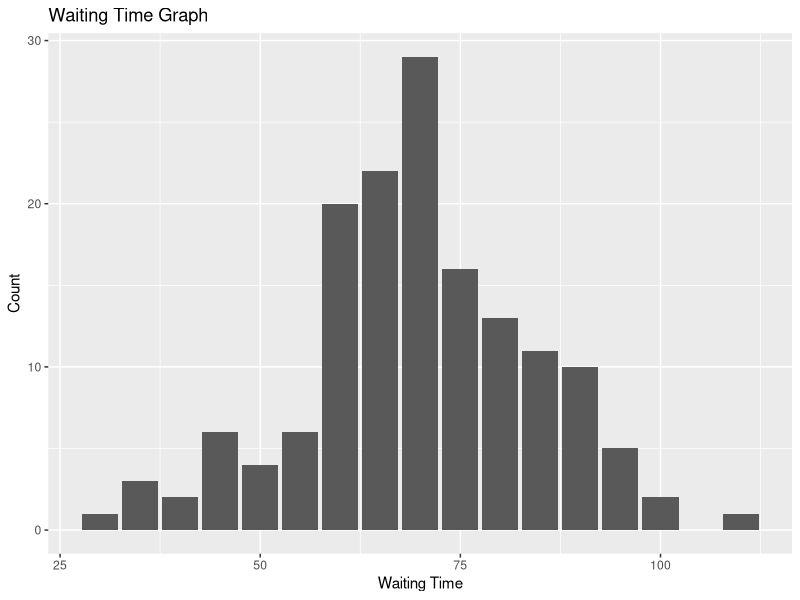
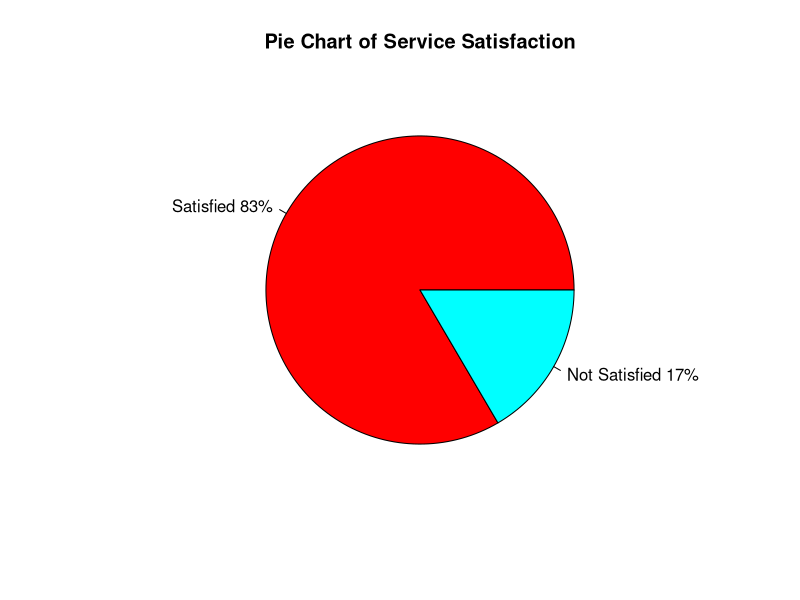
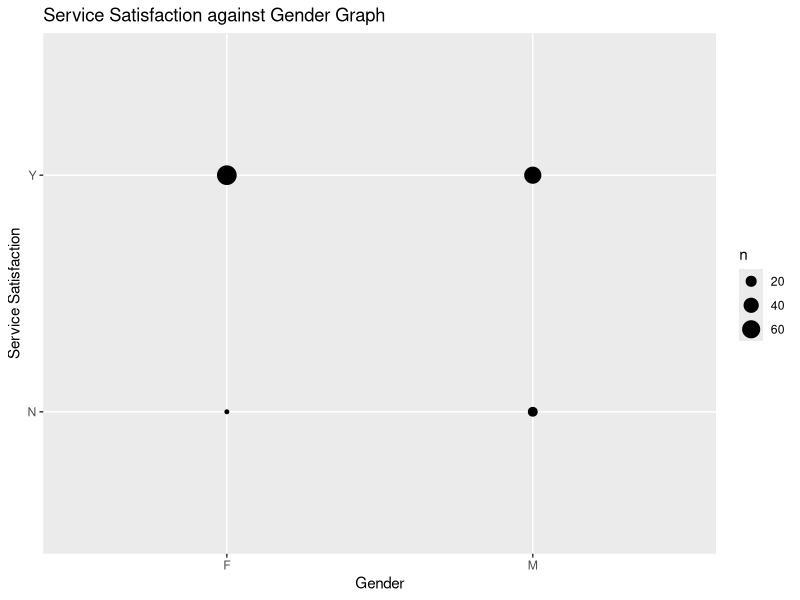
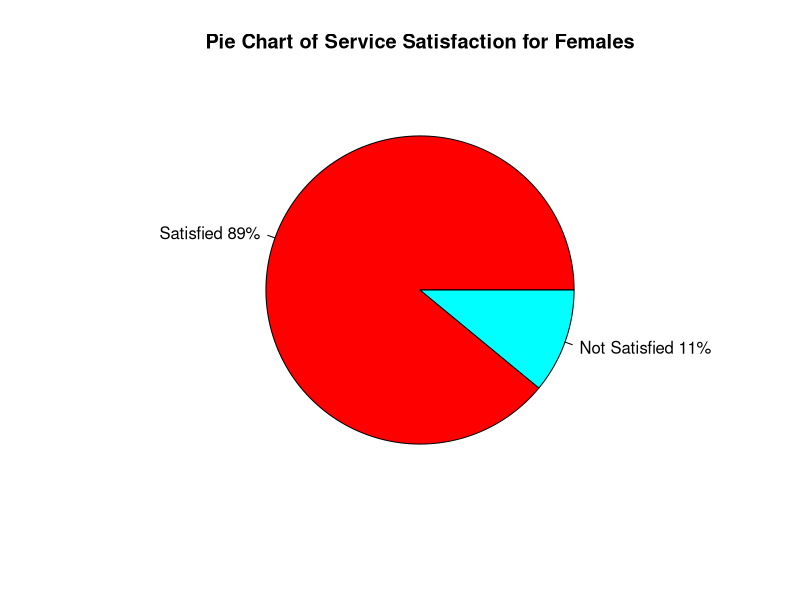
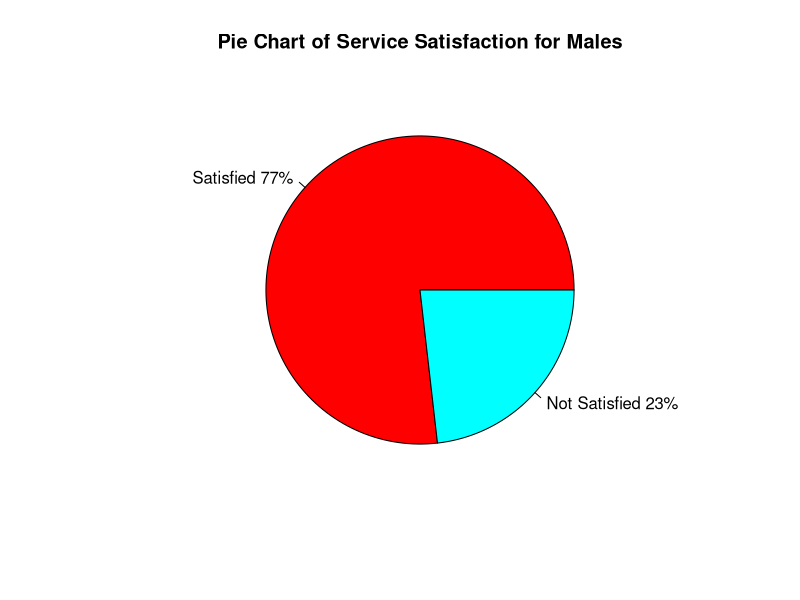
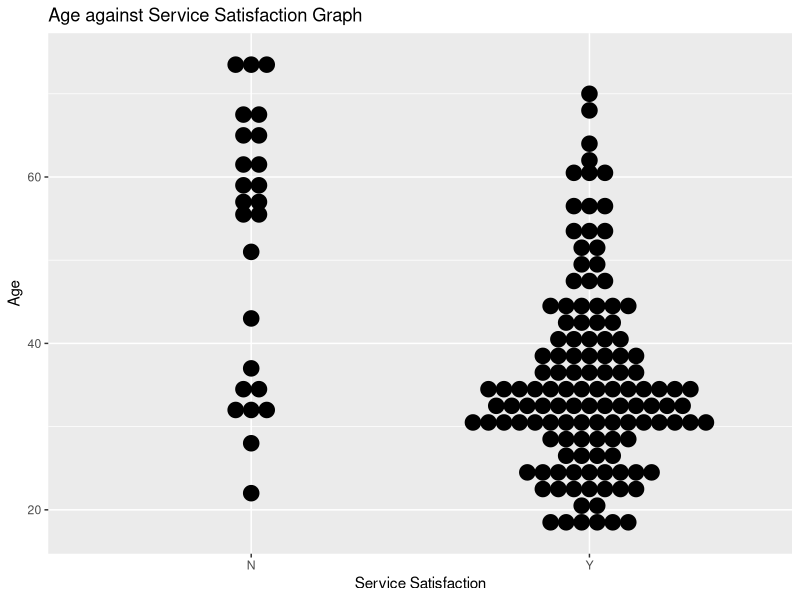
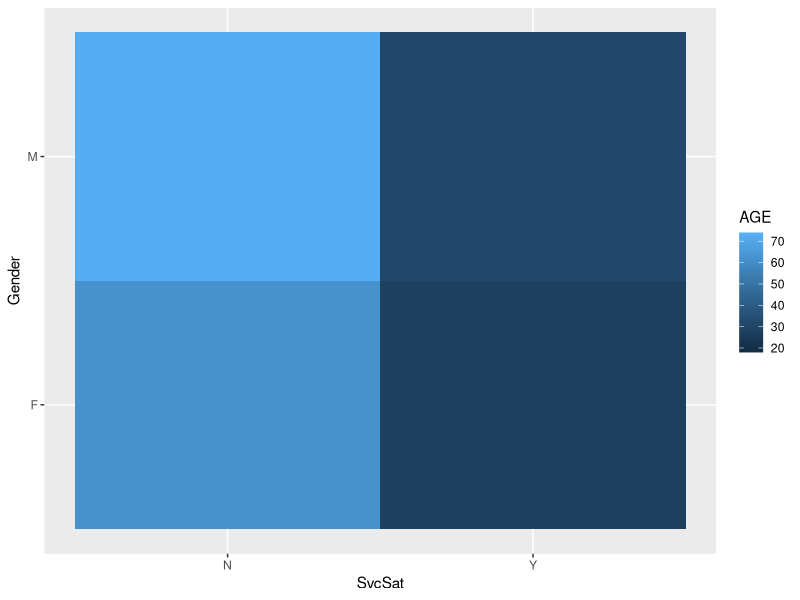
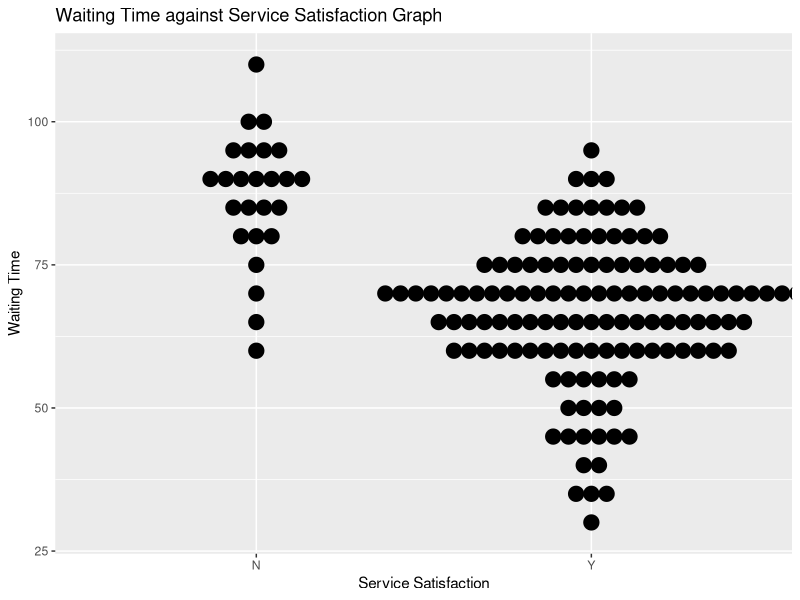

Recreate these plots in R, in order. (Note: this script raises an error after producing the figures.)
## ---- chunk 1
library(ggplot2)
library(dplyr)
library(plyr)
## ---- chunk 2
labsdata <- read.csv(file="labs.csv")

d <- ggplot(labsdata, aes(WaitTime)) + geom_bar() + labs(title ="Waiting Time Graph", x = "Waiting Time", y = "Count")

plot(d)

dplyr::summarise(labsdata, Average_Waiting_Time = mean(WaitTime))
## ---- chunk 3

slices <- c(126, 25) 
lbls <- c("Satisfied", "Not Satisfied")
pct <- round(slices/sum(slices)*100)
lbls <- paste(lbls, pct) # add percents to labels 
lbls <- paste(lbls,"%",sep="") # ad % to labels 
pie(slices,labels = lbls, col=rainbow(length(lbls)),
  	main="Pie Chart of Service Satisfaction")

count(labsdata, 'SvcSat')
## ---- chunk 4

g <- ggplot(labsdata, aes(Gender, SvcSat))+geom_count()+labs(title ="Service Satisfaction against Gender Graph", x = "Gender", y = "Service Satisfaction")

plot(g)

## ---- chunk 5

female<-
  labsdata %>%
  filter(Gender == 'F')
count(female, 'SvcSat')

slices <- c(73, 9) 
lbls <- c("Satisfied", "Not Satisfied")
pct <- round(slices/sum(slices)*100)
lbls <- paste(lbls, pct) # add percents to labels 
lbls <- paste(lbls,"%",sep="") # ad % to labels 
pie(slices,labels = lbls, col=rainbow(length(lbls)),
  	main="Pie Chart of Service Satisfaction for Females")
## ---- chunk 6

male<-
  labsdata %>%
  filter(Gender == 'M')
count(male, 'SvcSat')

slices <- c(53, 16) 
lbls <- c("Satisfied", "Not Satisfied")
pct <- round(slices/sum(slices)*100)
lbls <- paste(lbls, pct) # add percents to labels 
lbls <- paste(lbls,"%",sep="") # ad % to labels 
pie(slices,labels = lbls, col=rainbow(length(lbls)),
  	main="Pie Chart of Service Satisfaction for Males")
## ---- chunk 7

f <- ggplot(labsdata, aes(SvcSat, AGE)) + geom_dotplot(binaxis = "y",
stackdir = "center")+labs(title ="Age against Service Satisfaction Graph", x = "Service Satisfaction", y = "Age")

plot(f)
## ---- chunk 8

ff <- ggplot(labsdata, aes(SvcSat, Gender))+geom_tile(aes(fill = AGE))
plot(ff)
## ---- chunk 9

d <- ggplot(labsdata, aes(SvcSat, WaitTime)) + geom_dotplot(binaxis = "y",
stackdir = "center")+labs(title ="Waiting Time against Service Satisfaction Graph", x = "Service Satisfaction", y = "Waiting Time")

plot(d)
## ---- chunk 10

labsdatanew <- labsdata %>% mutate(labsdata, BMI = (WT)/(HT*HT))

s <- ggplot(labsdatanew, aes(BMI, TC)) + geom_point()+geom_abline(intercept = -29.391577, slope = 3.552667)+labs(title ="Total Cholesterol against BMI Graph", x = "BMI", y = "Total Cholesterol")
plot(s)

coef(lm(TC ~ BMI, data = labsdatanew))

## ---- chunk 11

labsdatanewnew <- filter(labsdatanew, Gender == "M", ETHNIC == "C")
labsdatanewnewnew <-  mutate(labsdatanewnew, BMI = (WT)/(HT*HT))

model <- glm(formula=BMI ~ SBP + AGE, data=labsdatanewnewnew)
newdata <- data.frame(SBP=135, AGE=45)
predict(model, newdata)

